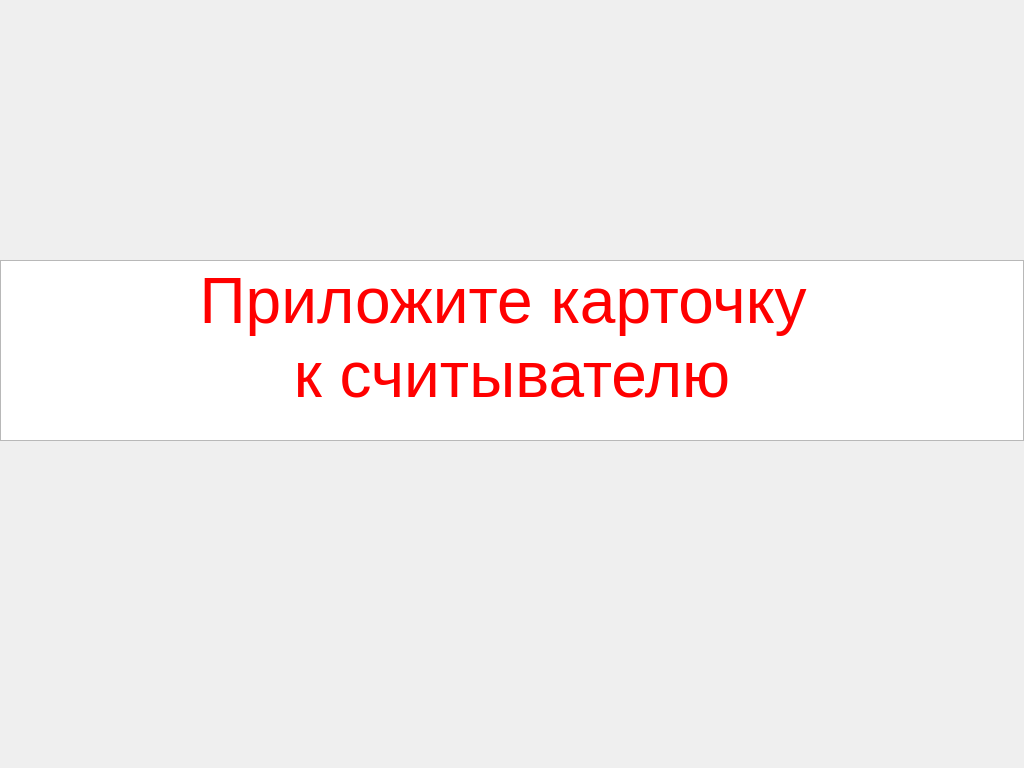
<?xml version="1.0" encoding="UTF-8"?>
<ui version="4.0">
 <class>MainWindow</class>
 <widget class="QMainWindow" name="MainWindow">
  <property name="geometry">
   <rect>
    <x>0</x>
    <y>0</y>
    <width>1024</width>
    <height>768</height>
   </rect>
  </property>
  <property name="sizePolicy">
   <sizepolicy hsizetype="Fixed" vsizetype="Fixed">
    <horstretch>0</horstretch>
    <verstretch>0</verstretch>
   </sizepolicy>
  </property>
  <property name="windowTitle">
   <string>LinuxProject2</string>
  </property>
  <property name="unifiedTitleAndToolBarOnMac">
   <bool>true</bool>
  </property>
  <widget class="QWidget" name="centralWidget">
   <widget class="QTextBrowser" name="textBrowser">
    <property name="geometry">
     <rect>
      <x>0</x>
      <y>260</y>
      <width>1024</width>
      <height>181</height>
     </rect>
    </property>
    <property name="sizePolicy">
     <sizepolicy hsizetype="Fixed" vsizetype="Fixed">
      <horstretch>0</horstretch>
      <verstretch>0</verstretch>
     </sizepolicy>
    </property>
    <property name="html">
     <string>&lt;!DOCTYPE HTML PUBLIC &quot;-//W3C//DTD HTML 4.0//EN&quot; &quot;http://www.w3.org/TR/REC-html40/strict.dtd&quot;&gt;
&lt;html&gt;&lt;head&gt;&lt;meta name=&quot;qrichtext&quot; content=&quot;1&quot; /&gt;&lt;style type=&quot;text/css&quot;&gt;
p, li { white-space: pre-wrap; }
&lt;/style&gt;&lt;/head&gt;&lt;body style=&quot; font-family:'MS Shell Dlg 2'; font-size:8.25pt; font-weight:400; font-style:normal;&quot;&gt;
&lt;p align=&quot;center&quot; style=&quot; margin-top:0px; margin-bottom:0px; margin-left:0px; margin-right:0px; -qt-block-indent:0; text-indent:0px;&quot;&gt;&lt;span style=&quot; font-size:48pt; color:#ff0000;&quot;&gt;Приложите карточку &lt;/span&gt;&lt;/p&gt;
&lt;p align=&quot;center&quot; style=&quot; margin-top:0px; margin-bottom:0px; margin-left:0px; margin-right:0px; -qt-block-indent:0; text-indent:0px;&quot;&gt;&lt;span style=&quot; font-size:48pt; color:#ff0000;&quot;&gt;к считывателю&lt;/span&gt;&lt;/p&gt;&lt;/body&gt;&lt;/html&gt;</string>
    </property>
   </widget>
  </widget>
 </widget>
 <layoutdefault spacing="6" margin="11"/>
 <resources/>
 <connections/>
 <slots>
  <slot>ButtonClicked()</slot>
 </slots>
</ui>
